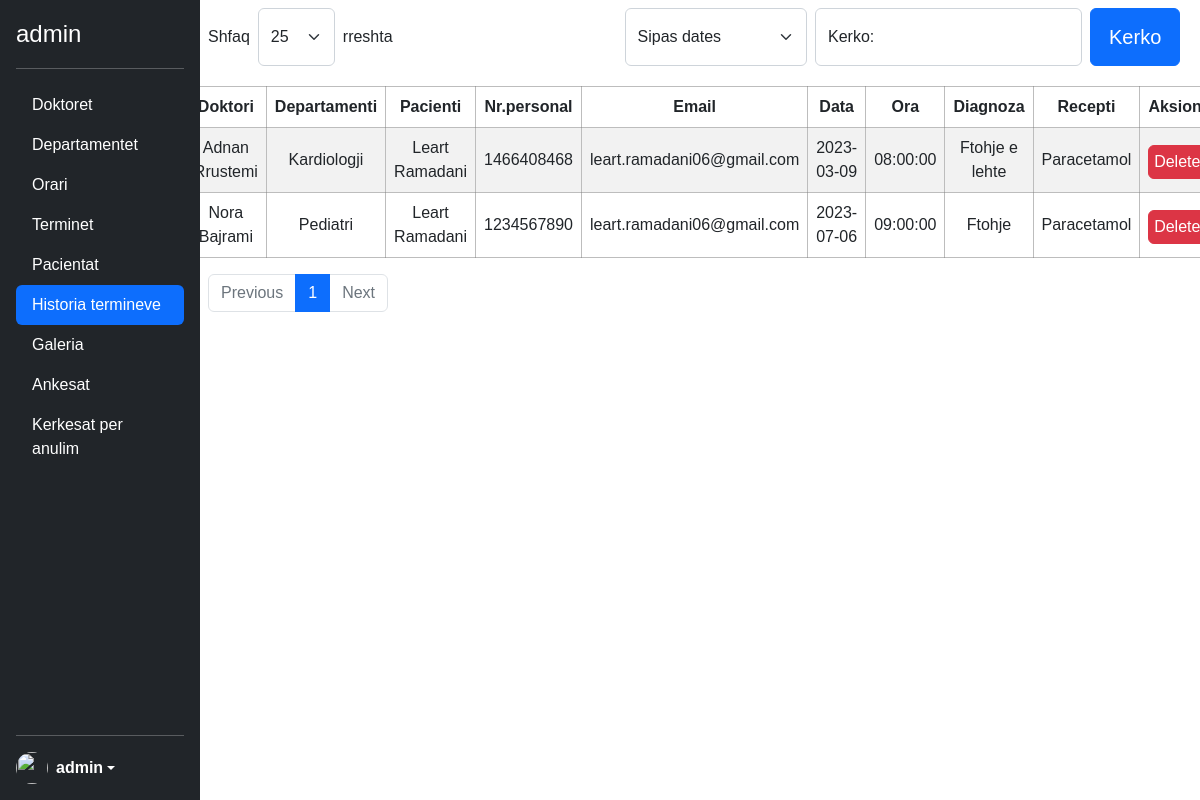
/admin/historiaTerminit.php (signed in), run on an earlier commit of the app's database.
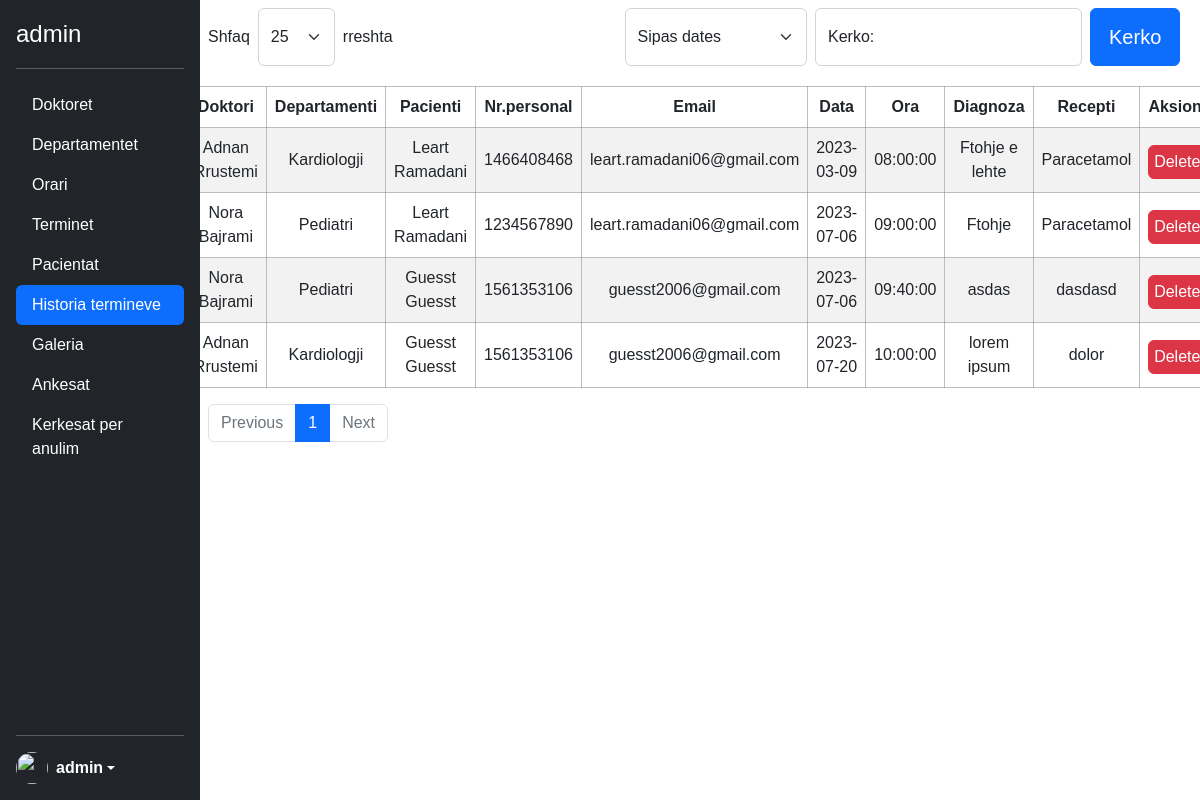
And on a later commit of the database.
### tables this page shows
CREATE TABLE `historia_e_termineve` (
  `id` int(11) NOT NULL,
  `doktori` varchar(100) NOT NULL,
  `departamenti` varchar(100) NOT NULL,
  `pacienti` varchar(100) NOT NULL,
  `numri_personal` varchar(10) NOT NULL,
  `email_pacientit` varchar(100) NOT NULL,
  `data` date NOT NULL,
  `ora` time NOT NULL,
  `diagnoza` varchar(250) NOT NULL,
  `recepti` varchar(100) NOT NULL
);

### admin/historiaTerminit.php (the view, shortened to what the changed rows need)
<?php
include('../config.php');
?>
<?php include('header.php') ?>
</head>
<body>
    <?php
    $entries = isset($_GET['entries']) ? $_GET['entries'] : 25;
    $sortDefault = "default";
    $sortBy = isset($_GET['sortBy']) ? $_GET['sortBy'] : $sortDefault;
    $sort = "";
    $countSql = "SELECT COUNT(*) as total FROM historia_e_termineve";
    $countPrep = $con->prepare($countSql);
    $countPrep->execute();
    $totalRows = $countPrep->fetch();
    $totalRows = $totalRows['total'];
    $totalPages = ceil($totalRows / $entries);
    $currentPage = isset($_GET['page']) ? $_GET['page'] : 1;
    $startIndex = ($currentPage - 1) * $entries;
    if ($sortBy == "default") {
        $sort = " ORDER BY DATE(data) LIMIT :startIndex, $entries";
    } else if ($sortBy == "ASC") {
        $sort = " ORDER BY doktori ASC LIMIT :startIndex, $entries";
        $sortASC = 'selected';
        $searchedQuery = isset($_GET['keyword']) ? $_GET['keyword'] : "";
    } else if ($sortBy == "DESC") {
        $sort = " ORDER BY doktori DESC LIMIT :startIndex, $entries";
        $sortDESC = 'selected';
        $searchedQuery = isset($_GET['keyword']) ? $_GET['keyword'] : "";
    } else if ($sortBy == "date") {
        $sort = " ORDER BY DATE(data) LIMIT :startIndex, $entries";
        $sortDate = 'selected';
        $searchedQuery = isset($_GET['keyword']) ? $_GET['keyword'] : "";
    }
    if (isset($_GET['search']) && !empty($_GET['keyword'])) {
        $keyword = $_GET['keyword'];
        $sort = "SELECT * FROM historia_e_termineve WHERE doktori=:keyword OR departamenti=:keyword OR pacienti=:keyword OR numri_personal=:keyword OR
            email_pacientit=:keyword OR data=:keyword OR ora=:keyword OR diagnoza=:keyword OR recepti=:keyword" . $sort;
        $sql = $sort;
        $prep = $con->prepare($sql);
        $prep->bindParam(':keyword', $keyword);
        $prep->bindValue(':startIndex', $startIndex, PDO::PARAM_INT);
        $prep->execute();
        $data = $prep->fetchAll(PDO::FETCH_ASSOC);
        $searchedQuery = $keyword;
    } else {
        $sql = "SELECT * FROM historia_e_termineve" . $sort;
        $prep = $con->prepare($sql);
        $prep->bindValue(':startIndex', $startIndex, PDO::PARAM_INT);
        $prep->execute();
        $data = $prep->fetchAll(PDO::FETCH_ASSOC);
    }
    if (!$data) {
        $empty = 'empty';
    } else {
        $empty = '';
    }
    ?>
    <main class="main mainRes d-flex flex-column align-items-center ">
        <?php if ($empty == '') : ?>
            <table class="table table-striped text-center mt-2 users">
                <thead>
                    <tr>
                        <th scope="col">Doktori</th>
                        <th scope="col">Departamenti</th>
                        <th scope="col">Pacienti</th>
                        <th scope="col">Nr.personal</th>
                        <th scope="col">Email</th>
                        <th scope="col">Data</th>
                        <th scope="col">Ora</th>
                        <th scope="col">Diagnoza</th>
                        <th scope="col">Recepti</th>
                        <th scope="col">Aksioni</th>
                    </tr>
                </thead>
                <tbody>
                    <?php foreach ($data as $data) : ?>
                        <tr>
                            <td><?= $data['doktori'] ?></td>
                            <td><?= $data['departamenti'] ?></td>
                            <td><?= $data['pacienti'] ?></td>
                            <td><?= $data['numri_personal'] ?></td>
                            <td><?= $data['email_pacientit'] ?></td>
                            <td><?= $data['data'] ?></td>
                            <td><?= $data['ora'] ?> </td>
                            <td><?= $data['diagnoza'] ?></td>
                            <td><?= $data['recepti'] ?></td>
                            <td class="text-center">
                                <a class="text-decoration-none text-white" href="deleteHistorinTerminit.php?id=<?= $data['id']  ?>">
                                    <button class="btn btn-danger w-100 mt-1 p-1 text-white">Delete</button>
                                </a>
                            </td>
                        </tr>
                    <?php endforeach; ?>
                </tbody>
            </table>
        <?php endif; ?>
        <?php if ($empty == 'empty') { ?>
            <article class=" d-flex justify-content-center mt-5">
                <h1 class=" h1 fw-normal text-center mt-5">Te dhenat nuk u gjenden ne databaze.</h1>
            </article>
        <?php } else { ?>
            <nav aria-label="Page navigation example" class="w-100 ps-2">
                <ul class="pagination">
                 <?php
                    $maxVisibleLinks = 5;
                    $startPage = max(1, $currentPage - floor($maxVisibleLinks / 2));
                    $endPage = min($startPage + $maxVisibleLinks - 1, $totalPages);
                    for ($i = $startPage; $i <= $endPage; $i++) {
                        $activePage = ($i == $currentPage) ? 'active' : '';
                        echo '<li class="page-item"><a class="page-link ' . $activePage . '" href="?page=' . $i . '">' . $i . '</a></li>';
                    }
                    ?>
                </ul>
            </nav>
        <?php } ?>
    </main>
</body>
</html>

What changed in the data, as far as the page shows it:
added historia_e_termineve: doktori "Nora Bajrami", departamenti "Pediatri", pacienti "Guesst Guesst", numri_personal "1561353106", email_pacientit "guesst2006@gmail.com", data "2023-07-06", ora "09:40:00", diagnoza "asdas", recepti "dasdasd"
added historia_e_termineve: doktori "Adnan…", departamenti "Kardiologji", pacienti "Guesst Guesst", numri_personal "1561353106", email_pacientit "guesst2006@gmail.com", data "2023-07-20", ora "10:00:00", diagnoza "lorem ipsum", recepti "dolor"
